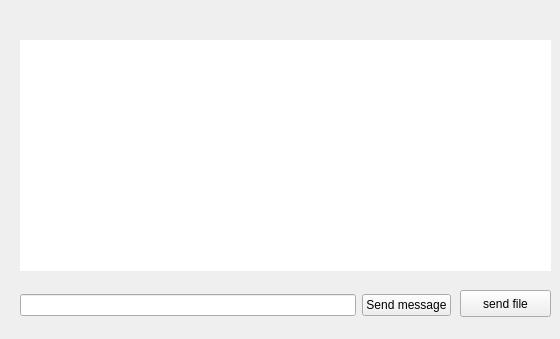
<?xml version="1.0" encoding="UTF-8"?>
<ui version="4.0">
 <class>Form</class>
 <widget class="QWidget" name="Form">
  <property name="geometry">
   <rect>
    <x>0</x>
    <y>0</y>
    <width>560</width>
    <height>339</height>
   </rect>
  </property>
  <property name="windowTitle">
   <string>Form</string>
  </property>
  <widget class="QTextEdit" name="txtOutput">
   <property name="geometry">
    <rect>
     <x>20</x>
     <y>40</y>
     <width>531</width>
     <height>231</height>
    </rect>
   </property>
   <property name="minimumSize">
    <size>
     <width>200</width>
     <height>0</height>
    </size>
   </property>
   <property name="font">
    <font>
     <family>Arial</family>
     <pointsize>14</pointsize>
     <italic>false</italic>
    </font>
   </property>
   <property name="focusPolicy">
    <enum>Qt::NoFocus</enum>
   </property>
   <property name="acceptDrops">
    <bool>false</bool>
   </property>
   <property name="frameShape">
    <enum>QFrame::NoFrame</enum>
   </property>
   <property name="verticalScrollBarPolicy">
    <enum>Qt::ScrollBarAsNeeded</enum>
   </property>
   <property name="html">
    <string>&lt;!DOCTYPE HTML PUBLIC &quot;-//W3C//DTD HTML 4.0//EN&quot; &quot;http://www.w3.org/TR/REC-html40/strict.dtd&quot;&gt;
&lt;html&gt;&lt;head&gt;&lt;meta name=&quot;qrichtext&quot; content=&quot;1&quot; /&gt;&lt;style type=&quot;text/css&quot;&gt;
p, li { white-space: pre-wrap; }
&lt;/style&gt;&lt;/head&gt;&lt;body style=&quot; font-family:'Arial'; font-size:14pt; font-weight:400; font-style:normal;&quot;&gt;
&lt;p style=&quot;-qt-paragraph-type:empty; margin-top:0px; margin-bottom:0px; margin-left:0px; margin-right:0px; -qt-block-indent:0; text-indent:0px; font-family:'Inconsolata';&quot;&gt;&lt;br /&gt;&lt;/p&gt;&lt;/body&gt;&lt;/html&gt;</string>
   </property>
   <property name="textInteractionFlags">
    <set>Qt::TextBrowserInteraction</set>
   </property>
  </widget>
  <widget class="QWidget" name="horizontalLayoutWidget">
   <property name="geometry">
    <rect>
     <x>20</x>
     <y>290</y>
     <width>431</width>
     <height>31</height>
    </rect>
   </property>
   <layout class="QHBoxLayout" name="horizontalLayout">
    <item>
     <widget class="QLineEdit" name="lineEdit"/>
    </item>
    <item>
     <widget class="QPushButton" name="pushButton">
      <property name="text">
       <string>Send message</string>
      </property>
     </widget>
    </item>
   </layout>
  </widget>
  <widget class="QPushButton" name="pushButton_2">
   <property name="geometry">
    <rect>
     <x>460</x>
     <y>290</y>
     <width>91</width>
     <height>27</height>
    </rect>
   </property>
   <property name="text">
    <string>send file</string>
   </property>
  </widget>
 </widget>
 <resources/>
 <connections/>
</ui>
